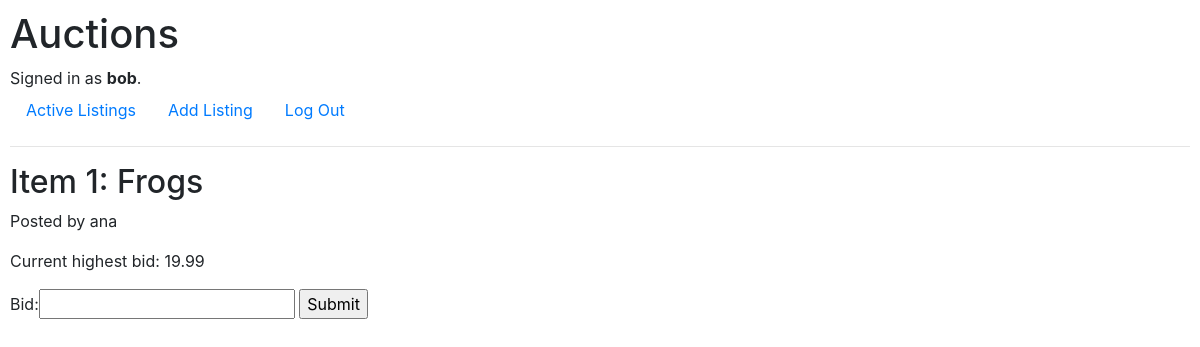
Before: /item/1 (signed in) with the older database file.
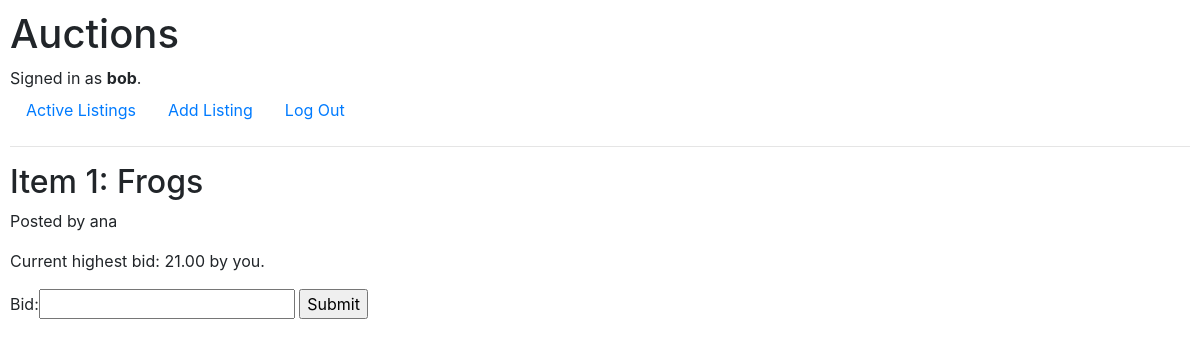
After: the same page with the newer database file.
### auctions/models.py (models this page shows, shortened)
class Listing(models.Model):
    user = models.ForeignKey(User, on_delete=models.CASCADE, related_name='listings')
    title = models.CharField(max_length=32)
    description = models.CharField(max_length=640)
    start_bid = models.DecimalField(max_digits=7, decimal_places=2)
    image_url = models.URLField(max_length=200, blank=True)

class User(AbstractUser):
    pass

class Bid(models.Model):
    listing = models.ForeignKey(Listing, on_delete=models.CASCADE, related_name='bids')
    user = models.ForeignKey(User, on_delete=models.CASCADE, related_name='bids')
    bid = models.DecimalField(max_digits=7, decimal_places=2)

### auctions/views.py (the view)
# urls.py: path('item/<int:item_id>', views.item, name='item')
@login_required(login_url='/login')
def item(request, item_id):
    item = Listing.objects.get(pk=item_id)
    bid = Bid.objects.filter(listing=item_id).order_by('-bid').first()
    if bid == None:
        max_bid = item.start_bid
    else:
        max_bid = bid.bid
    if request.method == 'POST':
        form = NewBid(request.POST)
        if form.is_valid():
            if form.cleaned_data['bid'] <= max_bid:
                return render(request, 'auctions/item.html', {
                    'item': item,
                    'bid': bid,
                    'max_bid': max_bid,
                    'form': form,
                    'message': f"Your bid needs to be at least {max_bid} high."
            })
            else:
                new_bid = Bid()
                new_bid.bid = form.cleaned_data['bid']
                new_bid.listing = item
                new_bid.user = request.user
                new_bid.save()
            return HttpResponseRedirect(reverse('item', args=(item_id,)))
    else:
        return render(request, 'auctions/item.html', {
            'item': item,
            'bid': bid,
            'max_bid': max_bid,
            'form': NewBid(),
        })

### auctions/forms.py
class NewBid(forms.Form):
  bid = forms.DecimalField(max_digits=7, decimal_places=2)

### auctions/templates/auctions/item.html (shortened to what this page needs)
{% extends "auctions/layout.html" %}
{% block body %}
<h2>Item {{ item.id }}: {{ item.title }}</h2>
<p>Posted by {{ item.user }}</p>
<p>Current highest bid:
  {{ max_bid }} {% if bid.user == user %} by you.{% endif %}
</p>
<form method="post">
  {{ form }}
  <input type="submit" value="Submit">
</form>
{% endblock %}

Changed rows visible on the page:
added Bid: bid "21.00"
Other visible differences:
{{ max_bid }}: "19.99" → "21.00"
text now shown: "by you."
